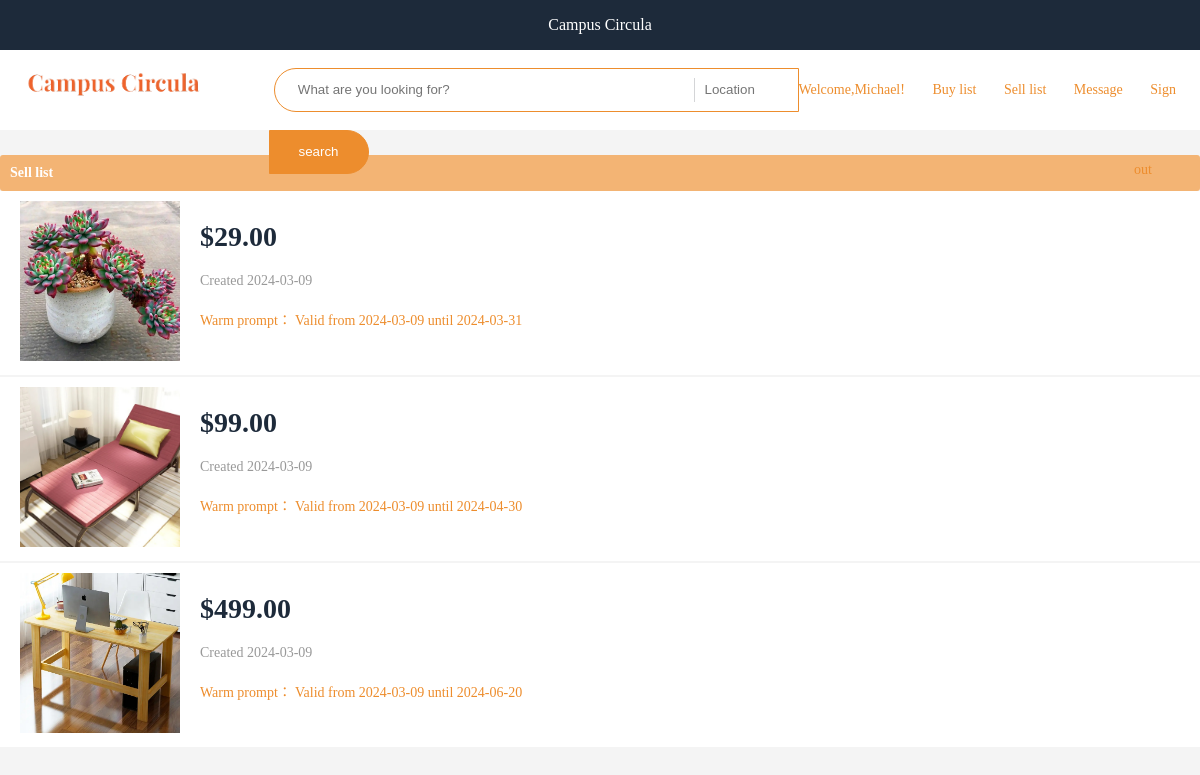
The app's page /sell_list.php (signed in) with its own data.
### tables this page shows
CREATE TABLE `shop` (
  `id` int(11) NOT NULL,
  `cname` varchar(255) DEFAULT NULL,
  `price` decimal(10,2) DEFAULT NULL,
  `date_start` date DEFAULT NULL,
  `date_end` date DEFAULT NULL,
  `intro` text,
  `uid` int(11) DEFAULT NULL,
  `date` varchar(255) DEFAULT NULL,
  `img` varchar(255) DEFAULT NULL,
  `img2` varchar(255) DEFAULT NULL,
  `type` varchar(255) DEFAULT NULL,
  `status` int(1) DEFAULT '0'
);

### sell_list.php (the view)
<?php
  include 'header.php';
  include "config.php";
  $uid = $_SESSION['user']['id'];
  $sql = "select * from shop where uid = '{$uid}' order by id desc";
  $smt = $pdo->prepare($sql);
  $smt->execute();
  $rows = $smt->fetchAll();
?>
  <?php include 'search.php'; ?>
  <div class="message-top-title">
    <h3 class="detail-title detail-title-fa"> Sell list</h3>
  </div>
  <div class="contaniner contaniner18">
    <div class="mydd">
      <?php
        foreach($rows as $k => $v){
      ?>
      <div class="mydd-li">
        <div class="mydd-li-1">
          <a href="detail.php?id=<?php echo $v['id']?>">
            <img src="<?php echo $v['img']; ?>" alt="">
          </a>
        </div>
        <div class="mydd-li-2">
          <p class="detail-price">$<?php echo $v['price']; ?></p>
          <p class="detail-time">Created <?php echo date('Y-m-d',$v['date'])?></p>
          <p class="detail-address">Warm prompt： <span>Valid from <?php echo $v['date_start']; ?> until <?php echo $v['date_end']; ?></span></p>
        </div>
      </div>
      <?php } ?>
    </div>
  </div>
</body>
</html>

### css/index.css (style rules this page uses)
* { margin: 0; padding: 0; }
html,body { height: 100%; font-size:14px; }
body { background: #f4f4f4; }
.detail-title { margin: 25px 0; font-size:14px; font-weight:700; }
.detail-price { color: #1D2A3A; font-size: 28px; margin: 20px 0; font-weight:bold; }
.detail-address { font-size: 14px; margin: 20px 0; color:#ED8D2D; }
.detail-address span { font-size: 14px; }
.detail-time { color:#999; }
.contaniner { width: 1200px; height: calc(100% - 50px); margin: 0 auto; display: flex; }
.mydd-li { display: flex; margin-top: 2px; background: #fff; width: 1200px; box-sizing: border-box; padding: 10px 20px; }
.mydd-li-1 { width: 160px; display: flex; flex-direction: column; justify-content: center; }
.mydd-li-1 img { width: 100%; }
.mydd-li-2 { width: calc(100% - 320px); box-sizing: border-box; padding-left: 20px; }
.detail-title-fa { background-color:#F3B474; padding:10px 10px; color:#fff; border-radius:3px; }
.contaniner18 { position:relative; bottom:27px; padding-bottom:30px; }
.message-top-title { width: 1200px; margin: 0 auto; }

### records on screen
shop: img (picture), price "29.00", date "2024-03-09", date_start "2024-03-09", date_end "2024-03-31"
shop: img (picture), price "99.00", date "2024-03-09", date_start "2024-03-09", date_end "2024-04-30"
shop: img (picture), price "499.00", date "2024-03-09", date_start "2024-03-09", date_end "2024-06-20"

### other values on screen
$_SESSION['user']['name'] "Michael"
